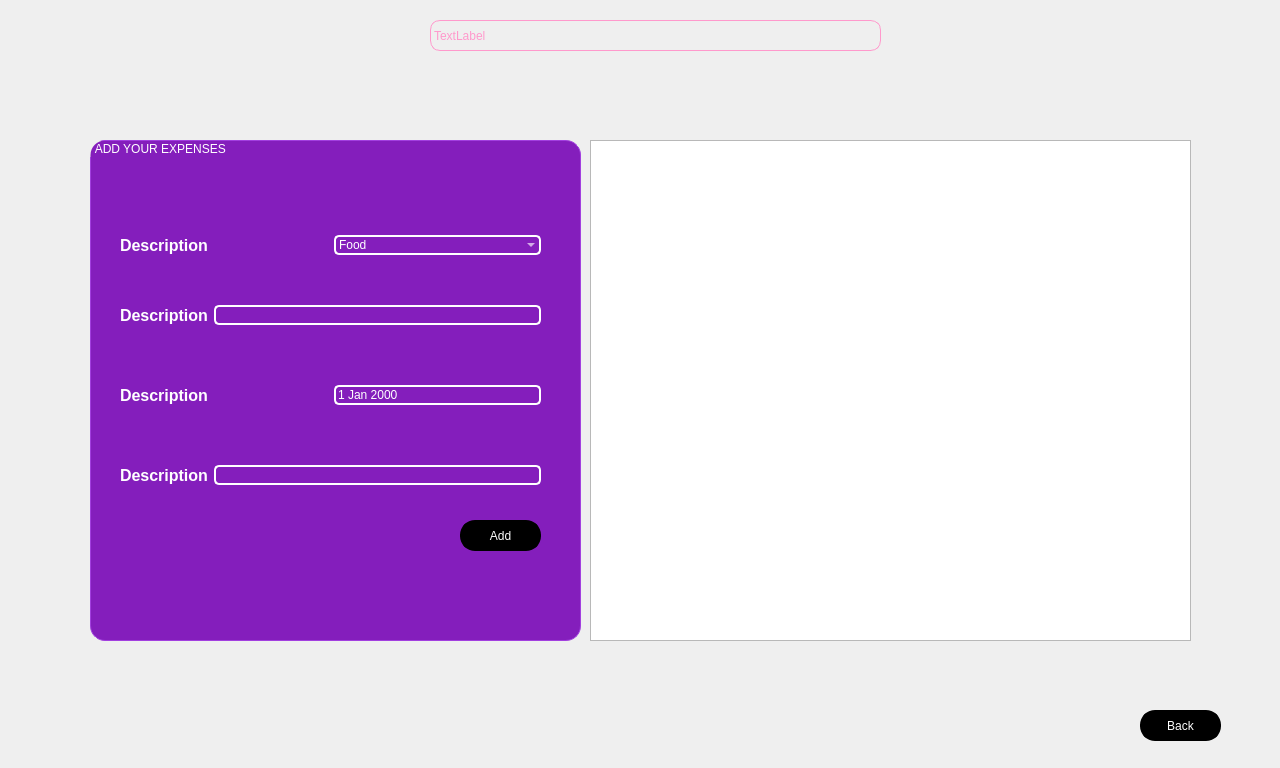
<?xml version="1.0" encoding="UTF-8"?>
<ui version="4.0">
 <class>Expense</class>
 <widget class="QDialog" name="Expense">
  <property name="geometry">
   <rect>
    <x>0</x>
    <y>0</y>
    <width>1280</width>
    <height>768</height>
   </rect>
  </property>
  <property name="windowTitle">
   <string>Expense</string>
  </property>
  <property name="windowIcon">
   <iconset>
    <normaloff>:/image/image/window_icon.png</normaloff>:/image/image/window_icon.png</iconset>
  </property>
  <property name="styleSheet">
   <string notr="true">
QDialog{border-image: url(:/image/Background04.png) 0 0 0 0 stretch stretch;}
</string>
  </property>
  <widget class="QPushButton" name="pushButton_backto">
   <property name="geometry">
    <rect>
     <x>1140</x>
     <y>710</y>
     <width>81</width>
     <height>31</height>
    </rect>
   </property>
   <property name="contextMenuPolicy">
    <enum>Qt::ContextMenuPolicy::DefaultContextMenu</enum>
   </property>
   <property name="accessibleName">
    <string/>
   </property>
   <property name="styleSheet">
    <string notr="true">border: 3px solid #000000;
background-color:#000000;
border-radius: 15px;
color: white;
font: 700 10pt &quot;Segoe UI&quot;;
	</string>
   </property>
   <property name="text">
    <string>Back</string>
   </property>
  </widget>
  <widget class="QLabel" name="lable">
   <property name="geometry">
    <rect>
     <x>430</x>
     <y>20</y>
     <width>451</width>
     <height>31</height>
    </rect>
   </property>
   <property name="styleSheet">
    <string notr="true"> border: 1px solid #ff99cc;
 border-radius: 10px;
color: #ff99cc;</string>
   </property>
   <property name="text">
    <string>TextLabel</string>
   </property>
  </widget>
  <widget class="QTableView" name="tableView">
   <property name="geometry">
    <rect>
     <x>590</x>
     <y>140</y>
     <width>601</width>
     <height>501</height>
    </rect>
   </property>
   <property name="styleSheet">
    <string notr="true">QGroupBox{font: 12pt &quot;Segoe UI&quot;;
border: 2px solid  #3C536F;
 border-radius: 10px;
background-color: transparent;
color: #3C536F;}</string>
   </property>
  </widget>
  <widget class="QGroupBox" name="groupBox">
   <property name="geometry">
    <rect>
     <x>90</x>
     <y>140</y>
     <width>491</width>
     <height>501</height>
    </rect>
   </property>
   <property name="styleSheet">
    <string notr="true">/*QGroupBox{font: 20pt &quot;Segoe UI&quot;;
border: 5px solid  #3C536F;
 border-radius: 10px;
/* From https://css.glass 
background: rgba(0, 0, 0, 0.14);
border-radius: 16px;
box-shadow: 0 4px 30px rgba(0, 0, 0, 0.1);
backdrop-filter: blur(11.4px);
-webkit-backdrop-filter: blur(11.4px);
border: 1px solid rgba(0, 0, 0, 0.11);
color: #3C536F;}*/
QGroupBox{font: 19pt &quot;Segoe UI&quot;;
color:White;

border-radius: 15px;

background-color: #841ebc;
border: 1px solid #a23fdf;}</string>
   </property>
   <property name="title">
    <string> ADD YOUR EXPENSES</string>
   </property>
   <widget class="QWidget" name="layoutWidget">
    <property name="geometry">
     <rect>
      <x>30</x>
      <y>150</y>
      <width>421</width>
      <height>51</height>
     </rect>
    </property>
    <layout class="QHBoxLayout" name="horizontalLayout_2">
     <item>
      <widget class="QLabel" name="label_description">
       <property name="styleSheet">
        <string notr="true">color: rgb(60, 83, 111);</string>
       </property>
       <property name="text">
        <string>&lt;html&gt;&lt;head/&gt;&lt;body&gt;&lt;p&gt;&lt;span style=&quot;font-size:12pt; font-weight:700; color:#ffffff;&quot;&gt;Description&lt;/span&gt;&lt;/p&gt;&lt;/body&gt;&lt;/html&gt;</string>
       </property>
      </widget>
     </item>
     <item>
      <widget class="QLineEdit" name="lineEdit_description">
       <property name="styleSheet">
        <string notr="true">font: 12pt &quot;Segoe UI&quot;;
border: 2px solid  white;
 border-radius: 5px;
background-color: transparent;
color: white;</string>
       </property>
      </widget>
     </item>
    </layout>
   </widget>
   <widget class="QWidget" name="layoutWidget">
    <property name="geometry">
     <rect>
      <x>30</x>
      <y>230</y>
      <width>421</width>
      <height>51</height>
     </rect>
    </property>
    <layout class="QHBoxLayout" name="horizontalLayout_3">
     <item>
      <widget class="QLabel" name="label_date">
       <property name="styleSheet">
        <string notr="true">color: rgb(60, 83, 111);</string>
       </property>
       <property name="text">
        <string>&lt;html&gt;&lt;head/&gt;&lt;body&gt;&lt;p&gt;&lt;span style=&quot;font-size:12pt; font-weight:700; color:#ffffff;&quot;&gt;Description&lt;/span&gt;&lt;/p&gt;&lt;/body&gt;&lt;/html&gt;</string>
       </property>
      </widget>
     </item>
     <item>
      <widget class="QDateEdit" name="dateEdit_expense">
       <property name="styleSheet">
        <string notr="true">font: 12pt &quot;Segoe UI&quot;;
border: 2px solid  white;
 border-radius: 5px;
background-color: transparent;
color: white;</string>
       </property>
      </widget>
     </item>
    </layout>
   </widget>
   <widget class="QWidget" name="layoutWidget">
    <property name="geometry">
     <rect>
      <x>30</x>
      <y>310</y>
      <width>421</width>
      <height>51</height>
     </rect>
    </property>
    <layout class="QHBoxLayout" name="horizontalLayout_4">
     <item>
      <widget class="QLabel" name="label_amount">
       <property name="styleSheet">
        <string notr="true"/>
       </property>
       <property name="text">
        <string>&lt;html&gt;&lt;head/&gt;&lt;body&gt;&lt;p&gt;&lt;span style=&quot;font-size:12pt; font-weight:700; color:#ffffff;&quot;&gt;Description&lt;/span&gt;&lt;/p&gt;&lt;/body&gt;&lt;/html&gt;</string>
       </property>
      </widget>
     </item>
     <item>
      <widget class="QLineEdit" name="lineEdit_amount">
       <property name="styleSheet">
        <string notr="true">font: 12pt &quot;Segoe UI&quot;;
border: 2px solid  white;
 border-radius: 5px;
background-color: transparent;
color: white;</string>
       </property>
      </widget>
     </item>
    </layout>
   </widget>
   <widget class="QPushButton" name="pushButton_add">
    <property name="geometry">
     <rect>
      <x>370</x>
      <y>380</y>
      <width>81</width>
      <height>31</height>
     </rect>
    </property>
    <property name="styleSheet">
     <string notr="true">border: 3px solid #000000;
background-color:#000000;
border-radius: 15px;
color: white;
font: 700 10pt &quot;Segoe UI&quot;;
	</string>
    </property>
    <property name="text">
     <string>Add</string>
    </property>
   </widget>
   <widget class="QWidget" name="layoutWidget">
    <property name="geometry">
     <rect>
      <x>30</x>
      <y>90</y>
      <width>421</width>
      <height>31</height>
     </rect>
    </property>
    <layout class="QHBoxLayout" name="horizontalLayout">
     <item>
      <widget class="QLabel" name="label_category">
       <property name="styleSheet">
        <string notr="true">color: rgb(60, 83, 111);</string>
       </property>
       <property name="text">
        <string>&lt;html&gt;&lt;head/&gt;&lt;body&gt;&lt;p&gt;&lt;span style=&quot;font-size:12pt; font-weight:700; color:#ffffff;&quot;&gt;Description&lt;/span&gt;&lt;/p&gt;&lt;/body&gt;&lt;/html&gt;</string>
       </property>
      </widget>
     </item>
     <item>
      <widget class="QComboBox" name="comboBox_category">
       <property name="styleSheet">
        <string notr="true">font: 12pt &quot;Segoe UI&quot;;
border: 2px solid  white;
 border-radius: 5px;
background-color: transparent;
color: white;</string>
       </property>
       <item>
        <property name="text">
         <string>Food</string>
        </property>
       </item>
       <item>
        <property name="text">
         <string>Entertainment</string>
        </property>
       </item>
       <item>
        <property name="text">
         <string>Traveling</string>
        </property>
       </item>
       <item>
        <property name="text">
         <string>Clothing</string>
        </property>
       </item>
       <item>
        <property name="text">
         <string>Education Equipment</string>
        </property>
       </item>
       <item>
        <property name="text">
         <string>University Fees</string>
        </property>
       </item>
      </widget>
     </item>
    </layout>
   </widget>
  </widget>
 </widget>
 <resources/>
 <connections/>
</ui>
